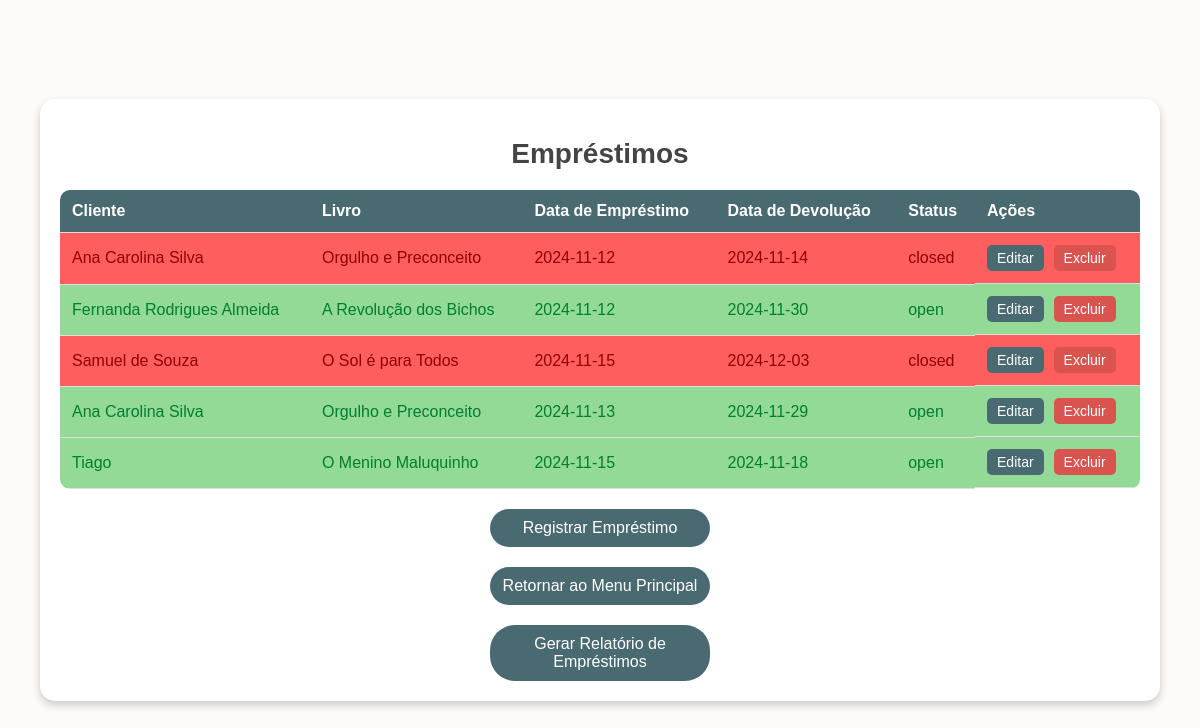
Before: /list_loans with the older database file.
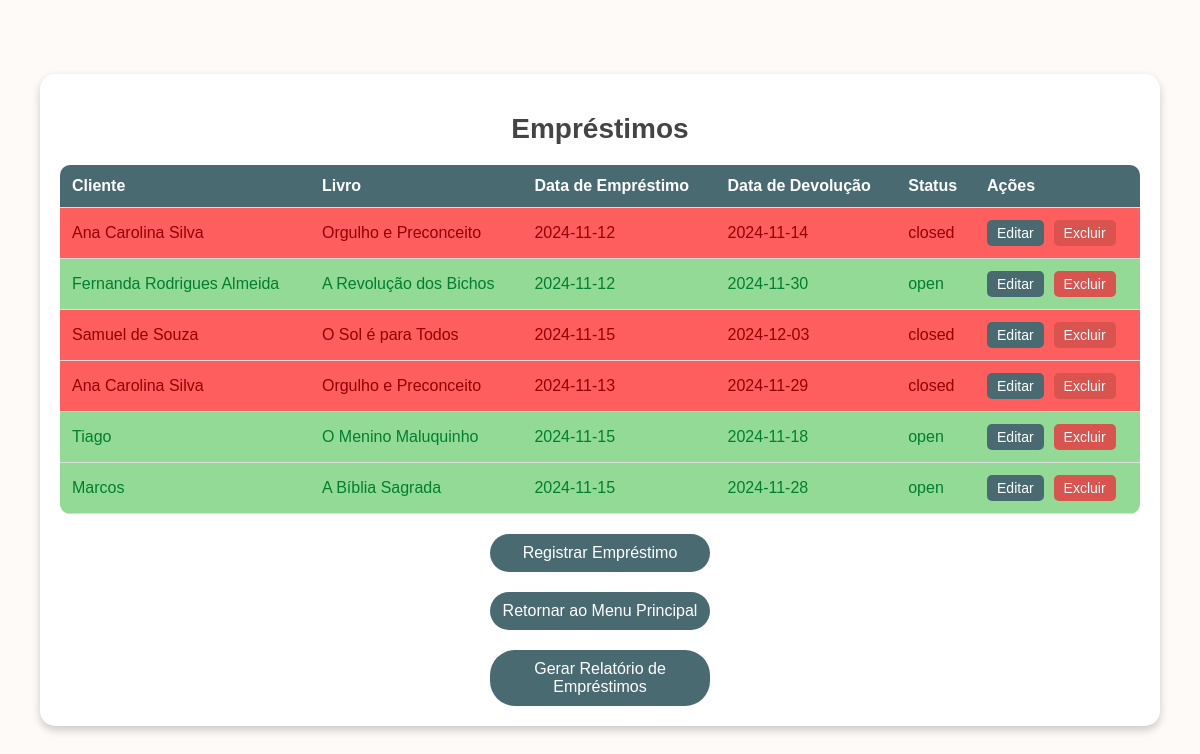
After: the same page with the newer database file.
### app.py (models this page shows)
class Loan(db.Model):
    id = db.Column(db.Integer, primary_key=True)
    client_id = db.Column(db.Integer, db.ForeignKey('client.id'), nullable=False)
    book_id = db.Column(db.Integer, db.ForeignKey('book.id'), nullable=False)
    loan_date = db.Column(db.String(10), nullable=False)  # Formato DD/MM/AAAA
    return_date = db.Column(db.String(10), nullable=False)  # Formato DD/MM/AAAA
    status = db.Column(db.String(10), nullable=False, default='open')
    client = db.relationship('Client', backref=db.backref('loans', lazy=True))
    book = db.relationship('Book', backref=db.backref('loans', lazy=True))

class Client(db.Model):
    id = db.Column(db.Integer, primary_key=True)
    name = db.Column(db.String(100), nullable=False)
    cpf = db.Column(db.String(14), nullable=False)
    telefone = db.Column(db.String(15), nullable=True)  # Formato (XX) XXXXX-XXXX
    email = db.Column(db.String(100), nullable=True)

class Book(db.Model):
    id = db.Column(db.Integer, primary_key=True)
    title = db.Column(db.String(100), nullable=False)
    author = db.Column(db.String(100), nullable=False)
    publisher = db.Column(db.String(100), nullable=True)
    data_publicacao = db.Column(db.String(10), nullable=True)  # Formato DD/MM/AAAA
    genero_literario = db.Column(db.String(50), nullable=True)

### app.py (the view)
@app.route('/list_loans')
def list_loans():
    try:
        loans = Loan.query.all()
        return render_template('list_loans.html', loans=loans)
    except Exception as e:
        return str(e)

### templates/list_loans.html (shortened to what this page needs)
<!DOCTYPE html>
<html lang="en">
<head>
</head>
<body>
    <div class="container">
        <h1>Empréstimos</h1>
        <table>
            <thead>
                <tr>
                    <th>Cliente</th>
                    <th>Livro</th>
                    <th>Data de Empréstimo</th>
                    <th>Data de Devolução</th>
                    <th>Status</th>
                    <th>Ações</th>
                </tr>
            </thead>
            <tbody>
                {% for loan in loans %}
                    <tr class="{% if loan.status == 'open' %}status-open{% else %}status-closed{% endif %}">
                        <td>{{ loan.client.name }}</td>
                        <td>{{ loan.book.title }}</td>
                        <td>{{ loan.loan_date }}</td>
                        <td>{{ loan.return_date }}</td>
                        <td>{{ loan.status }}</td>
                        <td class="action-buttons">
                            <a href="{{ url_for('edit_loan', loan_id=loan.id) }}"><button>Editar</button></a>
                            <form action="{{ url_for('delete_loan', loan_id=loan.id) }}" method="post" onsubmit="return confirm('Tem certeza que deseja excluir este empréstimo?');">
                                <button type="submit">Excluir</button>
                            </form>
                        </td>
                    </tr>
                {% endfor %}
            </tbody>
        </table>
        <a href="{{ url_for('loan') }}" class="add-button">Registrar Empréstimo</a>
        <a href="{{ url_for('home') }}" class="return-button">Retornar ao Menu Principal</a>
        <a href="{{ url_for('generate_loan_report') }}" class="report-button">Gerar Relatório de Empréstimos</a>
    </div>
</body>
</html>

### templates/list_loans.html (style rules this page uses)
body { display: flex; justify-content: center; align-items: center; min-height: 100vh; margin: 0; font-family: Arial, sans-serif; background-color: #fdfaf7; color: #333; }
.container { width: 90%; max-width: 1400px; background-color: white; padding: 20px; border-radius: 15px; box-shadow: 0 4px 8px rgba(0, 0, 0, 0.2); }
h1 { text-align: center; font-size: 28px; color: #444; margin-bottom: 20px; }
table { width: 100%; border-collapse: collapse; margin-top: 10px; border-radius: 10px; overflow: hidden; }
th, td { padding: 12px; text-align: left; border-bottom: 1px solid #ddd; }
th { background-color: #4A6A72; color: white; font-weight: bold; }
.action-buttons { display: flex; gap: 10px; }
.action-buttons a, .action-buttons form { display: inline-block; }
.action-buttons button { padding: 5px 10px; background-color: #4A6A72; color: white; border: none; border-radius: 5px; cursor: pointer; font-size: 14px; transition: background-color 0.3s; }
.action-buttons form button { background-color: #d9534f; }
.return-button, .add-button, .report-button { display: block; width: 200px; padding: 10px; margin: 20px auto 0; background-color: #4A6A72; color: white; text-align: center; text-decoration: none; border-radius: 25px; font-size: 16px; transition: background-color 0.3s; }
.status-open { background-color: #92da95; color: #017e2f; }
.status-closed { background-color: #ff5e5e; color: #930000; }

Changed rows visible on the page:
changed Loan (number 4 of 6 on the later page): status "open" → "closed"
added Loan: client.name "Marcos", book "A Bíblia Sagrada", loan_date "2024-11-15", return_date "2024-11-28", status "open"
